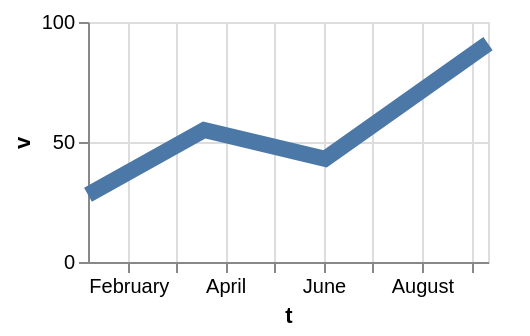

The Vega-Lite source for this figure:
### Vega-Lite specification from a JSON file in a GitHub repository (floating-point values rounded to 4 significant figures)
{"$schema": "https://vega.github.io/schema/vega-lite/v6.json", "width": 200, "height": 120, "data": {"values": [{"c": "alpha", "v": 28, "w": 3, "t": "2024-01-07"}, {"c": "beta", "v": 55, "w": 7, "t": "2024-03-19"}, {"c": "gamma", "v": 43, "w": 5, "t": "2024-06-02"}, {"c": "delta", "v": 91, "w": 9, "t": "2024-09-11"}]}, "mark": {"type": "line", "strokeWidth": 8}, "encoding": {"x": {"field": "t", "type": "temporal"}, "y": {"field": "v", "type": "quantitative"}}}
